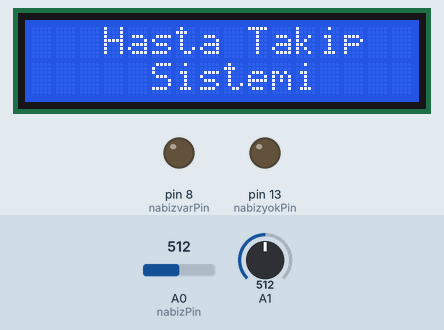
Bench run of a sketch on a simulated Arduino Uno, built with avr-gcc and run on an emulated ATmega328P. On the bench: 16×2 character LCD, output pins drawn as LEDs (lit = HIGH). The inputs (shaded band) are chosen by the test bench; at power-on: A0 (nabizPin) = 512, A1 = 512. The modem accepts every AT command (registered, SIM ready, sends succeed) and sends nothing else; what the sketch prints to the serial monitor is not drawn.

Above: at 0.1 s.
At 4.1 s:
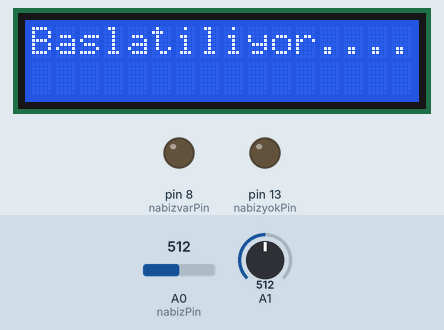
At 9.1 s:
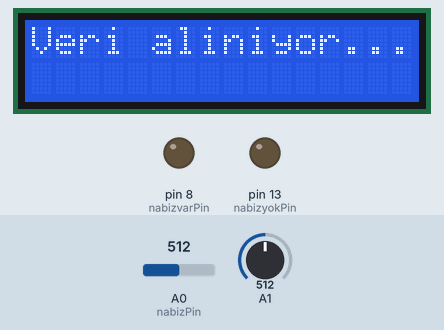
At 21.3 s:
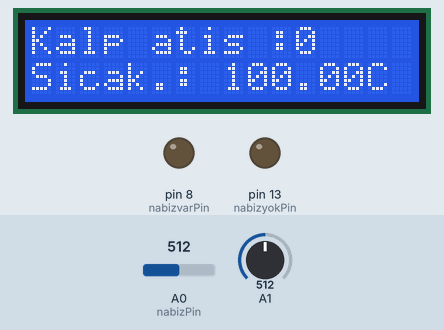

Measured:
- what the display in image 1 shows lasts 5.0 s, from 4.1 s to 9.1 s
- what the display in image 2 shows lasts 12.1 s, from 9.1 s to 21.2 s

The sketch:

Proje_Kodlar.ino
```cpp
#include <LiquidCrystal.h>

#include <SoftwareSerial.h>

#include <PulseSensorPlayground.h>


String agAdi="arif";
String sifre="arif2323";
const int RS=12,enable=11,d4=7,d5=6,d6=5,d7=4;
LiquidCrystal lcd(RS,enable,d4,d5,d6,d7);
float pulse=0;
float sicaklik=0;
SoftwareSerial ser(2,3);
String apiKey="QLT8Q7N64UWG222P";

//DEĞİŞKENLER
int nabizPin=A0;
int nabizvarPin=8;
int nabizyokPin=13;
int nabizyokoran=0;

volatile int KAH;
volatile int sinyal;
volatile int zamanaralik=600;
volatile boolean Pulse=false;
volatile boolean atis=false;

static boolean seriportgorsel=true;

volatile int zaman[10];
volatile unsigned long orneksayac=0;
volatile unsigned long sonatiszaman=0;
volatile int enyuksek=512;
volatile int endusuk=512;
volatile int anlik=525;
volatile int genlik=100;
volatile boolean ilkkalpatis=true;
volatile boolean ikincikalpatis=false;

void setup() {
  lcd.begin(16,2);
  pinMode(nabizvarPin,OUTPUT);
  pinMode(nabizyokPin,OUTPUT);
  Serial.begin(9600);
  kesmefonksiyonu();

  lcd.clear();
  lcd.setCursor(0, 0);
  lcd.print("   Hasta Takip ");
  lcd.setCursor(0, 1);
  lcd.print("     Sistemi");
  delay(4000);
  lcd.clear();
  lcd.setCursor(0, 0);
  lcd.print("Baslatiliyor....");
  delay(5000);
  lcd.clear();
  lcd.setCursor(0,0);
  lcd.print("Veri aliniyor....");
  ser.begin(9600);
  ser.println("AT");
  delay(1000);
  ser.println("AT+GMR");
  delay(1000);
  ser.println("AT+CWMODE=1");
  delay(1000);
  ser.println("AT+CWQAP");
  delay(1000);
  ser.println("AT+RST");
  delay(5000);
  ser.println("At+CIPMUX=1");
  delay(1000);

  //String cmd="AT+CWJAP=\""+agAdi+"\",\""+sifre+"\"";
  ser.println("AT+CWJAP=\""+agAdi+"\",\""+sifre+"\"");
  //String cmd="AT+CWJAP=\"DESKTOP-1T6KK7Q\",\"gnzl3979\"";
  //ser.println(cmd);
  delay(1000);
  ser.println("AT+CIFSR");
  delay(1000);

}

void loop() {
  seriportcikis();

  if(atis==true)
  {
    nabizyokoran=255;
    kalpatisseriportcikis();
    atis=false;
  }
  ledsoldurma();
  delay(20);
  read_sicaklik();
  esp_8266();

}

void kesmefonksiyonu(){
  TCCR2A=0x02;
  TCCR2B=0x06;
  OCR2A=0x7C;
  TIMSK2=0x02;
  sei();
}

void seriportcikis(){
  if(seriportgorsel==true){
    arduinoSerialMonitorVisual('-',sinyal);

  }
  else{
    seriportaveriyolla('S',sinyal);
  }
}

void arduinoSerialMonitorVisual(char sembol,int veri){
  const  int sensorMin=0;
  const int sensorMax=1024;
  int sensorokuma=veri;
  int aralik=map(sensorokuma,sensorMin,sensorMax,0,11);
  switch(aralik){
    case 0:
      Serial.println("");
    break;
    case 1:
      Serial.println("---");
    break;
    case 2:
      Serial.println("------");
    break;
    case 3:
      Serial.println("---------");
    break;
    case 4:
      Serial.println("------------");
    break;
     case 5:
      Serial.println("--------------|-");
    break;
    case 6:
      Serial.println("--------------|---");
    break;
    case 7:
      Serial.println("--------------|------");
    break;
    case 8:
      Serial.println("--------------|---------");
    break;
    case 9:
      Serial.println("--------------|------------");
    break;
    case 10:
      Serial.println("--------------|---------------");
    break;
    case 11:
      Serial.println("--------------|-------------------");
    break;
  }
}

void seriportaveriyolla(char sembol,int veri){
    Serial.print(sembol);
    Serial.println(veri);

}

void kalpatisseriportcikis(){
  if(seriportgorsel==true){
    Serial.print("Kalp atış hızı :");
    Serial.println(KAH);
  }
  else{
    seriportaveriyolla('B',KAH);
    seriportaveriyolla('Q',zamanaralik);
  }
}

void ledsoldurma(){
  nabizyokoran-=15;
  nabizyokoran=constrain(nabizyokoran,0,255);
  analogWrite(nabizyokPin,nabizyokoran);

}

void read_sicaklik(){
    int sicaklikdeger=analogRead(A1);
    float milivolt=(sicaklikdeger/1024.0)*5000;
    sicaklik=milivolt/25;
    Serial.print("Sıcaklık :");
    Serial.println(sicaklik);
    lcd.clear();
    lcd.setCursor(0,0);
    lcd.print("Kalp atis :");
    lcd.setCursor(11,0);
    lcd.print(KAH);
    lcd.setCursor(0,1);
    lcd.print("Sicak.:");
    lcd.setCursor(8,1);
    lcd.print(sicaklik);
    lcd.setCursor(14,1);
    lcd.print("C");
    delay(2000);
}

void esp_8266(){
    String cmd = "AT+CIPSTART=4,\"TCP\",\"";
    cmd+="184.106.153.149";
    cmd+="\",80";
    ser.println(cmd);
    Serial.println(cmd);
    if(ser.find("Hata")){
      Serial.println("AT+CIPSTART hata");
      return;
    }
    String getStr="GET https://api.thingspeak.com/update?api_key=7M4MHUA4M5N7UVI1&field1=0";
    getStr+=apiKey;
    getStr+="&field1=";
    getStr+=String(sicaklik);
    getStr+="&field2=";
    getStr+=String(pulse);

    getStr+="\r\n\r\n";
    cmd="AT+CIPSEND=4";
    cmd+=String(getStr.length());
    ser.println(cmd);
    Serial.println(cmd);
    delay(1000);
    ser.print(getStr);
    Serial.println(getStr);
    delay(3000);

}

ISR(TIMER2_COMPA_vect){
    cli();
    sinyal=analogRead(nabizPin);
    orneksayac+=2;
    int N=orneksayac-sonatiszaman;

    if(sinyal<anlik && N>(zamanaralik/5)*3){
      if(sinyal<endusuk){
        endusuk=sinyal;
      }
    }
    if(sinyal>anlik && sinyal>enyuksek){
      enyuksek=sinyal;
    }
    if(N>250){
      if((sinyal>anlik) && (Pulse==false) && (N>(zamanaralik/5)*3)){
        Pulse=true;
        digitalWrite(nabizvarPin,HIGH);
        zamanaralik=orneksayac-sonatiszaman;
        sonatiszaman=orneksayac;

        if(ikincikalpatis){
          ikincikalpatis=false;
          for(int i=0;i<=9;i++){
            zaman[i]=zamanaralik;
          }
        }
        if(ilkkalpatis){
          ilkkalpatis=false;
          ikincikalpatis=true;
          sei();
          return;
        }
        word toplanandeger=0;
        for(int i=0;i<=8;i++){
          zaman[i]=zaman[i+1];
          toplanandeger+=zaman[i];
        }
        zaman[9]=zamanaralik;
        toplanandeger+=zaman[9];
        toplanandeger/=10;
        KAH=60000/toplanandeger;
        atis=true;
        pulse=KAH;
      }
    }
    if(sinyal<anlik && Pulse==true){
      digitalWrite(nabizvarPin,LOW);
      Pulse=false;
      genlik=enyuksek-endusuk;
      anlik=genlik/2+endusuk;
      enyuksek=anlik;
      endusuk=anlik;

    }
    if(N>2500){
      anlik=512;
      enyuksek=512;
      endusuk=512;
      sonatiszaman=orneksayac;
      ilkkalpatis=true;
      ikincikalpatis=false;
    }
    sei();
  }
```
